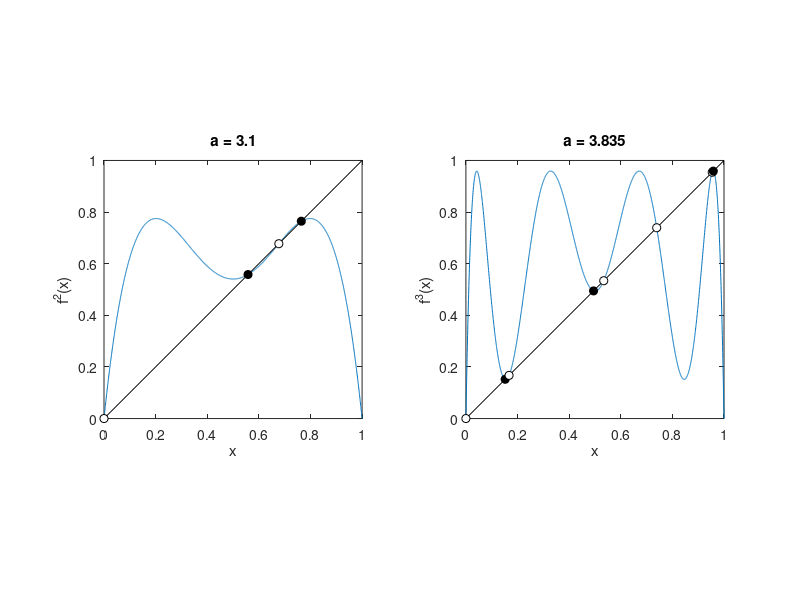

Source code (MATLAB):
% Fig. 1.30: Iterates f^2 and f^3 of the logistic model (book, Section 1.4, Eq. 1.38)
% left: f^2 with a = 3.1 (stable 2-cycle);  right: f^3 with a = 3.835 (stable 3-cycle)
% fixed points of f^k: filled black = stable (|(f^k)'| < 1), white = unstable
% (c) 2026 Philipp Kügler · Program for the book "Dynamical Systems in the Life Sciences" · MIT License (see LICENSE)
as = [3.1 3.835]; ks = [2 3];
x = linspace(0, 1, 2000);
for p = 1:2
    a = as(p); k = ks(p);
    f = @(y) a * y .* (1 - y);
    if k == 2
        fk = @(y) f(f(y));               % f^2
    else
        fk = @(y) f(f(f(y)));            % f^3
    end
    subplot(1, 2, p);
    plot(x, fk(x), 'Color', [0 0.447 0.741]); hold on
    plot([0 1], [0 1], 'k-');
    % fixed points: look for sign changes of f^k(x) - x, then determine precisely with fzero
    xg = linspace(0, 1, 20001); g = fk(xg) - xg;
    idx = find(sign(g(1:end-1)) ~= sign(g(2:end)));
    pts = 0;
    for i = idx
        pts(end + 1) = fzero(@(z) fk(z) - z, [xg(i) xg(i + 1)]);
    end
    pts = unique(round(pts * 1e10) / 1e10);
    for q = pts
        e = 1e-7; ableitung = (fk(q + e) - fk(q - e)) / (2 * e);
        if abs(ableitung) < 1
            plot(q, q, 'ko', 'MarkerFaceColor', 'k'); art = 'stable';
        else
            plot(q, q, 'ko', 'MarkerFaceColor', 'w'); art = 'unstable';
        end
        fprintf('a = %g, f^%d:  x = %.4f  %s  (derivative %.3f)\n', a, k, q, art, ableitung);
    end
    hold off; axis equal; axis([0 1 0 1]);
    xlabel('x'); ylabel(sprintf('f^%d(x)', k)); title(sprintf('a = %g', a));
end
